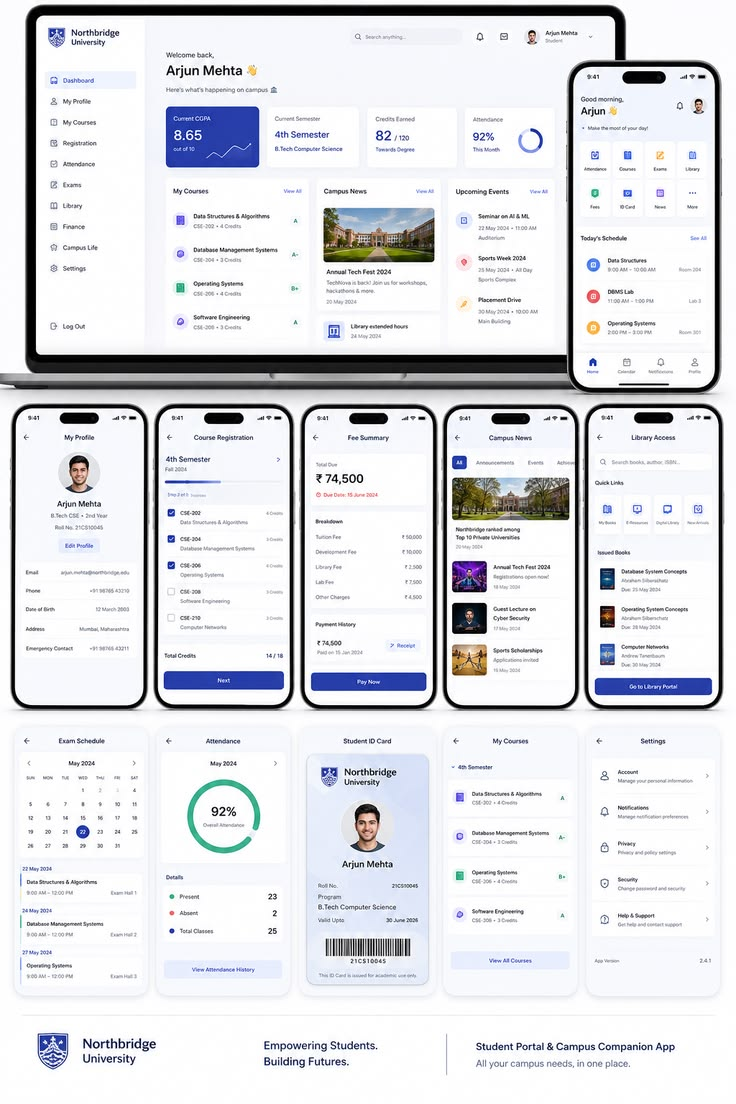
#> input picture docs/acceptance/2026-10-13/account-dashboard-preline/ref-mobile-portal.png, 736 x 1104 px
$ python compare.py
#> lines starting #> are read from the running program, lines starting #| are printed output that depends on the picture; pictures that were not available may be replaced by others from this repository, and a replacement may not be noted
"""Build same-viewport evidence. No pixel similarity claim: skin and data differ."""
from pathlib import Path
from PIL import Image, ImageDraw, ImageFont
import json
HERE = Path(__file__).resolve().parent
FONT = ImageFont.truetype('/System/Library/Fonts/Supplemental/Arial.ttf', 18)
PORTAL = Image.open(HERE / 'ref-mobile-portal.png').convert('RGB')
#> PORTAL is the input picture: PIL image 736x1104 RGB; mean R, G, B 222.7, 223.7, 227.6
# Coordinates selected by inspecting the owner's 736x1104 design sheet.
# Crop the designed screen only (no phone bezel). Scale it to the supplied
# reference viewport; the sheet is a raster, not DOM-derived CSS measurements.
CROPS = {
    'overview': (578, 82, 707, 368),
    'inquiries': (596, 733, 723, 982),
    'inquiry-detail': (303, 420, 430, 690),
    'documents': (303, 420, 430, 690),
    'saved-solutions': (155, 733, 282, 982),
    'company': (19, 420, 144, 690),
    'account-details': (19, 420, 144, 690),
}
DESKTOP = {
    'overview': 'ref-crm-index-1440.png',
    'inquiries': 'ref-inquiries-1440.png',
    'inquiry-detail': 'ref-inquiry-detail-1440.png',
    'documents': 'ref-documents-1440.png',
    'saved-solutions': 'ref-posts-1440.png',
    'company': 'ref-account-profile-1440.png',
    'account-details': 'ref-account-profile-1440.png',
}
def composite(left, right, target, caption):
    canvas = Image.new('RGB', (left.width + right.width, 36 + max(left.height, right.height)), 'white')
    canvas.paste(left, (0, 36)); canvas.paste(right, (left.width, 36))
    draw = ImageDraw.Draw(canvas)
    if left.width < 600:
        draw.text((12, 8), 'REF | owner portal crop', fill='black', font=FONT)
        draw.text((left.width + 12, 8), 'T110 | 390 x 844', fill='black', font=FONT)
    else:
        draw.text((12, 8), 'REFERENCE | ' + caption, fill='black', font=FONT)
        draw.text((left.width + 12, 8), 'T110 | token skin / real account data', fill='black', font=FONT)
    canvas.save(HERE / target)
for name, box in CROPS.items():
    ref = PORTAL.crop(box).resize((390, 844), Image.Resampling.LANCZOS)
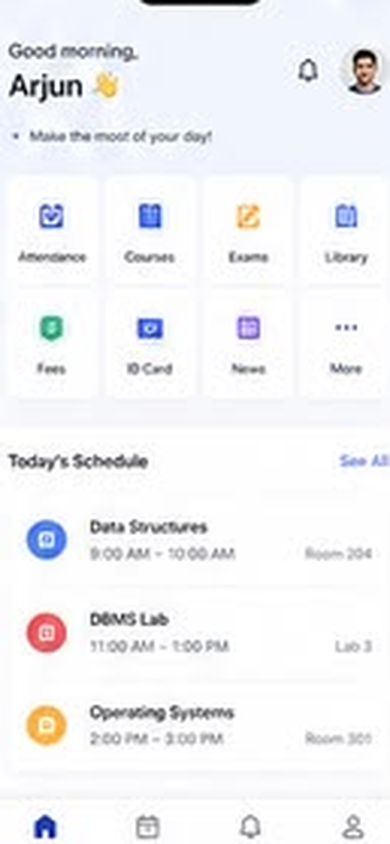
#> ref: PIL image 390x844 RGB; mean R, G, B 241.7, 242.2, 244.9
    ref.save(HERE / f'ref-portal-{name}-390.png')
    for locale in ['', 'de-']:
        ours = Image.open(HERE / f'ours-{locale}{name}-390.png').convert('RGB')
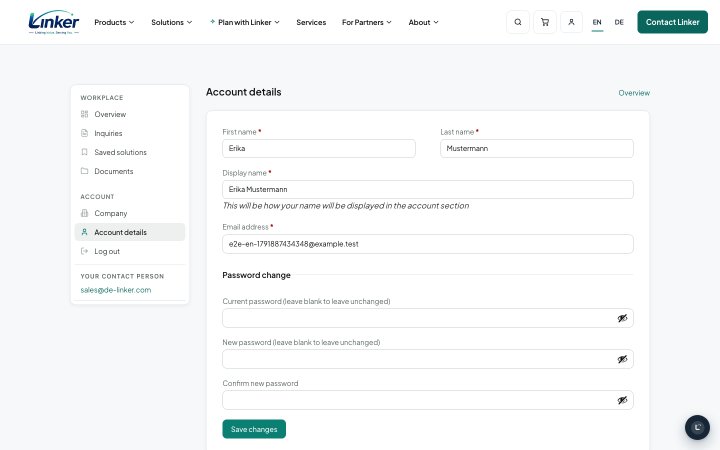
#> input picture docs/acceptance/2026-10-13/account-dashboard-preline/baseline-account-details-1440.png, 1440 x 900 px, given in place of ours-overview-390.png, which was not available (shown at 1/2 size)
#> ours is the input picture: PIL image 1440x900 RGB; mean R, G, B 246.4, 248.1, 248.8
        composite(ref, ours, f'compare-{locale}{name}-390.png', 'owner-provided mobile portal (raster crop)')
#> in composite, `canvas = Image.new('RGB', (left.width + right.width, 36 + max(left.hei..`: canvas: PIL image 1830x936 RGB; every value is 255
#> in composite, `canvas.paste(left, (0, 36))`:
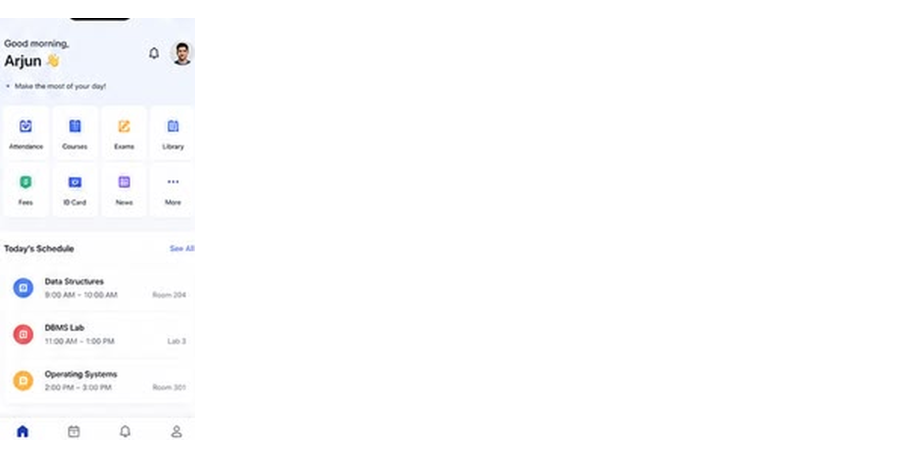
#> canvas: PIL image 1830x936 RGB (shown at 1/2 size); mean R, G, B 252.4, 252.5, 253.1
#> in composite, `canvas.paste(right, (left.width, 36))`:
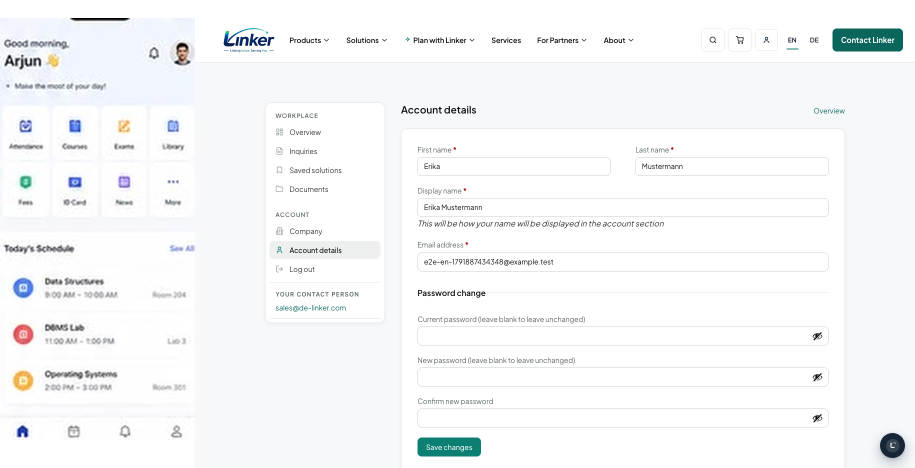
#> canvas: PIL image 1830x936 RGB (shown at 1/2 size); mean R, G, B 245.9, 247.3, 248.4
#> in composite, `canvas.save(HERE / target)`:
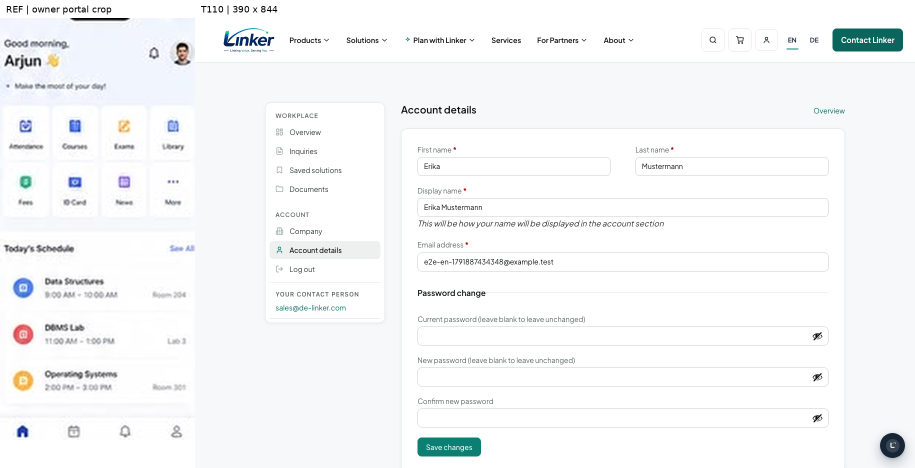
#> saved as compare-overview-390.png: PIL image 1830x936 RGB (shown at 1/2 size); mean R, G, B 245.7, 247.1, 248.2
#> pass 2 of the loop `for name, box in CROPS.items():`:
#> `ref = PORTAL.crop(box).resize((390, 844), Image.Resampling.LANCZOS)`:
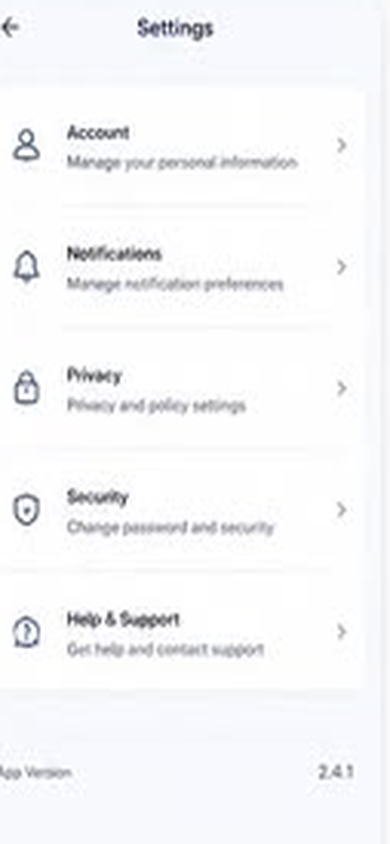
#> ref: PIL image 390x844 RGB; mean R, G, B 246.3, 246.7, 248.6
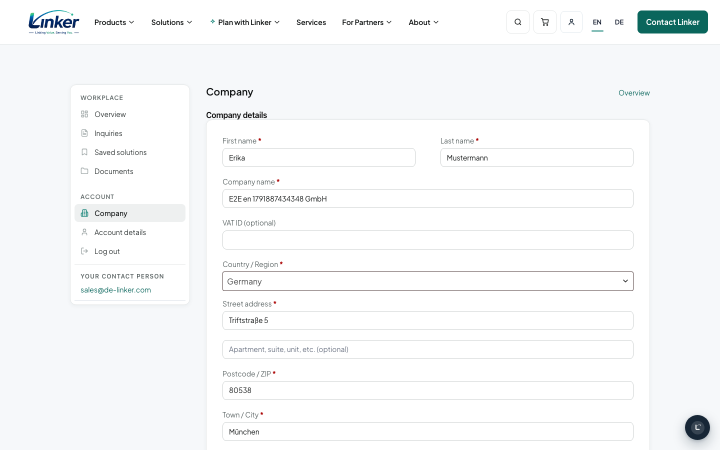
#> input picture docs/acceptance/2026-10-13/account-dashboard-preline/baseline-company-1440.png, 1440 x 900 px, given in place of ours-inquiries-390.png, which was not available (shown at 1/2 size)
#> ours is the input picture: PIL image 1440x900 RGB; mean R, G, B 247.2, 248.6, 249.3
#> in composite (call 3), `canvas.save(HERE / target)`:
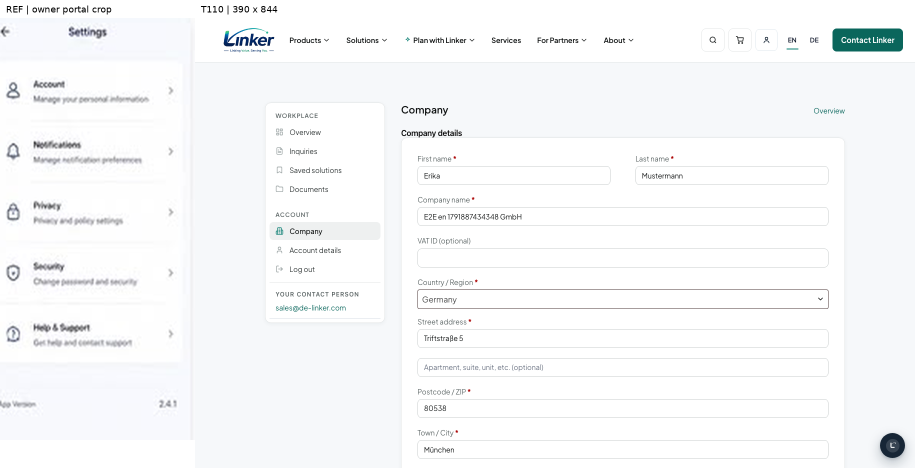
#> saved as compare-inquiries-390.png: PIL image 1830x936 RGB (shown at 1/2 size); mean R, G, B 247.2, 248.3, 249.3
#> (the run stopped early here; a loop or call above may not have finished)
